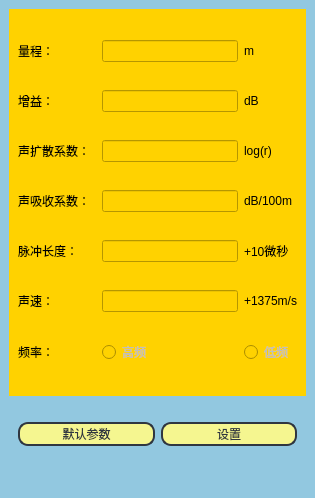
<?xml version="1.0" encoding="UTF-8"?>
<ui version="4.0">
 <class>SonarSet</class>
 <widget class="QMainWindow" name="SonarSet">
  <property name="geometry">
   <rect>
    <x>0</x>
    <y>0</y>
    <width>315</width>
    <height>498</height>
   </rect>
  </property>
  <property name="windowTitle">
   <string>SonarSet</string>
  </property>
  <property name="styleSheet">
   <string notr="true">background-color: rgb(146, 200, 224);</string>
  </property>
  <widget class="QWidget" name="centralwidget">
   <property name="styleSheet">
    <string notr="true"/>
   </property>
   <layout class="QVBoxLayout" name="verticalLayout" stretch="6,1">
    <item>
     <widget class="QWidget" name="widget" native="true">
      <property name="styleSheet">
       <string notr="true">background-color: rgb(255, 210, 0);</string>
      </property>
      <layout class="QGridLayout" name="gridLayout">
       <item row="4" column="2">
        <widget class="QLineEdit" name="sonar_pulse_lineEdit">
         <property name="enabled">
          <bool>false</bool>
         </property>
        </widget>
       </item>
       <item row="1" column="2">
        <widget class="QLineEdit" name="sonar_gain_lineEdit"/>
       </item>
       <item row="0" column="3">
        <widget class="QLabel" name="label_7">
         <property name="text">
          <string>m</string>
         </property>
        </widget>
       </item>
       <item row="0" column="0">
        <widget class="QLabel" name="label">
         <property name="text">
          <string>量程：</string>
         </property>
        </widget>
       </item>
       <item row="2" column="2">
        <widget class="QLineEdit" name="sonar_diffusion_lineEdit">
         <property name="enabled">
          <bool>false</bool>
         </property>
        </widget>
       </item>
       <item row="4" column="0" colspan="2">
        <widget class="QLabel" name="label_4">
         <property name="text">
          <string>脉冲长度：</string>
         </property>
        </widget>
       </item>
       <item row="5" column="3">
        <widget class="QLabel" name="label_13">
         <property name="text">
          <string>+1375m/s</string>
         </property>
        </widget>
       </item>
       <item row="2" column="0" colspan="2">
        <widget class="QLabel" name="label_3">
         <property name="text">
          <string>声扩散系数：</string>
         </property>
        </widget>
       </item>
       <item row="4" column="3">
        <widget class="QLabel" name="label_10">
         <property name="text">
          <string>+10微秒</string>
         </property>
        </widget>
       </item>
       <item row="3" column="0">
        <widget class="QLabel" name="label_5">
         <property name="text">
          <string>声吸收系数：</string>
         </property>
        </widget>
       </item>
       <item row="0" column="2">
        <widget class="QLineEdit" name="sonar_range_lineEdit"/>
       </item>
       <item row="1" column="3">
        <widget class="QLabel" name="label_8">
         <property name="text">
          <string>dB</string>
         </property>
        </widget>
       </item>
       <item row="2" column="3">
        <widget class="QLabel" name="label_9">
         <property name="text">
          <string>log(r)</string>
         </property>
        </widget>
       </item>
       <item row="6" column="0">
        <widget class="QLabel" name="label_6">
         <property name="text">
          <string>频率：</string>
         </property>
        </widget>
       </item>
       <item row="5" column="2">
        <widget class="QLineEdit" name="sonar_speed_lineEdit">
         <property name="enabled">
          <bool>false</bool>
         </property>
        </widget>
       </item>
       <item row="5" column="0">
        <widget class="QLabel" name="label_12">
         <property name="text">
          <string>声速：</string>
         </property>
        </widget>
       </item>
       <item row="1" column="0">
        <widget class="QLabel" name="label_2">
         <property name="text">
          <string>增益：</string>
         </property>
        </widget>
       </item>
       <item row="3" column="2">
        <widget class="QLineEdit" name="sonar_absorption_lineEdit">
         <property name="enabled">
          <bool>false</bool>
         </property>
        </widget>
       </item>
       <item row="3" column="3">
        <widget class="QLabel" name="label_11">
         <property name="text">
          <string>dB/100m</string>
         </property>
        </widget>
       </item>
       <item row="6" column="2">
        <widget class="QRadioButton" name="radioButton">
         <property name="enabled">
          <bool>false</bool>
         </property>
         <property name="text">
          <string>高频</string>
         </property>
        </widget>
       </item>
       <item row="6" column="3">
        <widget class="QRadioButton" name="radioButton_2">
         <property name="enabled">
          <bool>false</bool>
         </property>
         <property name="text">
          <string>低频</string>
         </property>
        </widget>
       </item>
      </layout>
     </widget>
    </item>
    <item>
     <widget class="QWidget" name="widget_2" native="true">
      <layout class="QHBoxLayout" name="horizontalLayout">
       <item>
        <widget class="QPushButton" name="sonar_default_config_PushButton">
         <property name="styleSheet">
          <string notr="true">QPushButton{
	font: 10pt &quot;微软雅黑&quot;;
    color: #2f3640;
    background-color: #f5f690;
    border-color: #2f3640;
    border-radius: 10px;
    border-style: solid;
    border-width: 2px;
    padding: 1px;
}

QPushButton::hover{	
    color: #FFFFFF;
    background-color: #718093;
    border-color: #2f3640;
}

QPushButton::pressed,QPushButton::checked{
    color: #FFFFFF;
    background-color: qlineargradient(spread:pad, x1:0, y1:0, x2:0, y2:1, stop:0 #273c75, stop:1 #487eb0);
}

QPushButton::disabled{
    color: #FFFFFF;
    background-color: #dcdde1;
    border-color: #dcdde1;
}</string>
         </property>
         <property name="text">
          <string>默认参数</string>
         </property>
        </widget>
       </item>
       <item>
        <widget class="QPushButton" name="sonar_set_PushButton">
         <property name="styleSheet">
          <string notr="true">QPushButton{
	font: 10pt &quot;微软雅黑&quot;;
    color: #2f3640;
    background-color: #f5f690;
    border-color: #2f3640;
    border-radius: 10px;
    border-style: solid;
    border-width: 2px;
    padding: 1px;
}

QPushButton::hover{	
    color: #FFFFFF;
    background-color: #718093;
    border-color: #2f3640;
}

QPushButton::pressed,QPushButton::checked{
    color: #FFFFFF;
    background-color: qlineargradient(spread:pad, x1:0, y1:0, x2:0, y2:1, stop:0 #273c75, stop:1 #487eb0);
}

QPushButton::disabled{
    color: #FFFFFF;
    background-color: #dcdde1;
    border-color: #dcdde1;
}</string>
         </property>
         <property name="text">
          <string>设置</string>
         </property>
        </widget>
       </item>
      </layout>
     </widget>
    </item>
   </layout>
  </widget>
  <widget class="QMenuBar" name="menubar">
   <property name="geometry">
    <rect>
     <x>0</x>
     <y>0</y>
     <width>315</width>
     <height>23</height>
    </rect>
   </property>
  </widget>
  <widget class="QStatusBar" name="statusbar"/>
 </widget>
 <resources/>
 <connections/>
</ui>
